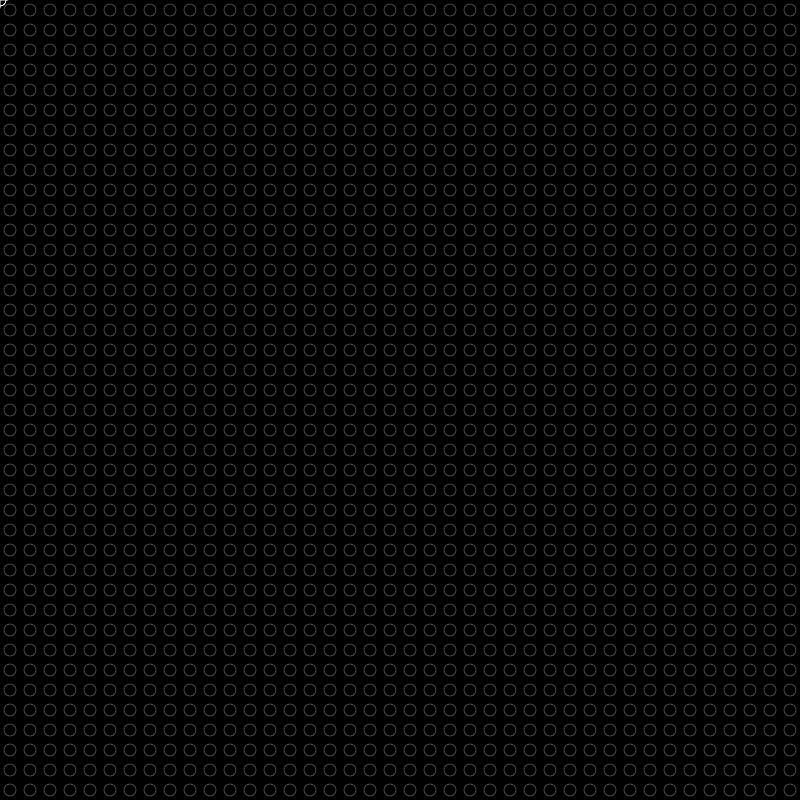
Frame 1 (no input)
Frame 60 (no input): identical to frame 1, image omitted
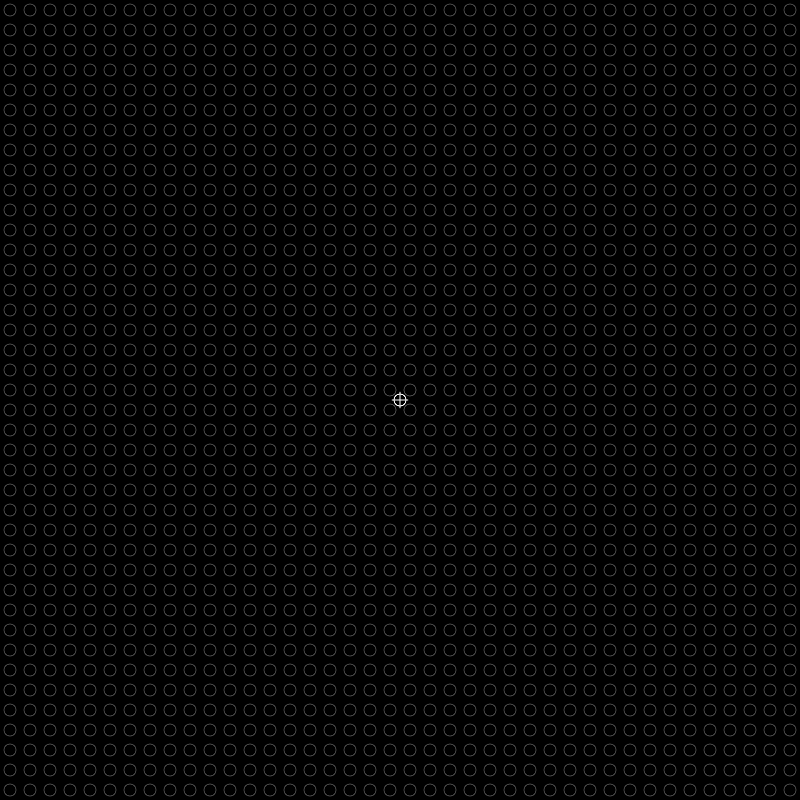
Frame 120 (the mouse pressed at the canvas centre since frame 60)

The p5.js sketch that drew these frames (run headless with seeded random() and noise() and a simulated clock; from frame 60 on, the mouse is pressed at the canvas centre):

// p5.js sketch
// ── sketch.js
let blocks = [];
let cols;
let rows;
let size = 20;
let distMouse = 40;
let offset=8;
let isRecording = false;

function setup() {
    pixelDensity(4);
    frameRate(60);
    createCanvas(800, 800);
    noCursor();
    rectMode(CENTER);
    angleMode(DEGREES);
    cols = width/size;
    rows = height/size;

    for (let i = 0; i < cols; i++) {
        blocks[i]=[];
        for (let j = 0; j < rows; j++) {
            blocks[i][j]=new Block(size/2+i*size, size/2+j*size);
        }
    }
}

function draw() {
    background(0);
    for (let i = 0; i < cols; i++) {
        for (let j = 0; j < rows; j++) {
            blocks[i][j].move();
            blocks[i][j].display();
        }
    }

    drawCanvasCursor();
}

function drawCanvasCursor() {
    if (mouseX < 0 || mouseX > width || mouseY < 0 || mouseY > height) {
        return;
    }

    push();
    fill(0);
    stroke(255);
    strokeWeight(1);
    circle(mouseX, mouseY, 12);
    line(mouseX - 8, mouseY, mouseX + 8, mouseY);
    line(mouseX, mouseY - 8, mouseX, mouseY + 8);
    pop();
}


function keyPressed() {
    if ((key === "v" || key === "V") && !isRecording) {
        recordVideo(3);
    }
}


function recordVideo(seconds) {
    const canvas = document.querySelector("canvas");
    const stream = canvas.captureStream(60);
    const mimeTypes = [
        "video/mp4;codecs=avc1",
        "video/mp4",
        "video/webm;codecs=vp9",
        "video/webm"
    ];
    const mimeType = mimeTypes.find(type => MediaRecorder.isTypeSupported(type));
    const options = { videoBitsPerSecond: 8_000_000 };
    if (mimeType) {
        options.mimeType = mimeType;
    }
    const recorder = new MediaRecorder(stream, options);
    const chunks = [];

    recorder.ondataavailable = event => {
        if (event.data.size > 0) {
            chunks.push(event.data);
        }
    };

    recorder.onstop = () => {
        const extension = recorder.mimeType.includes("mp4") ? "mp4" : "webm";
        const blob = new Blob(chunks, { type: recorder.mimeType });
        const link = document.createElement("a");

        link.href = URL.createObjectURL(blob);
        link.download = `260721.${extension}`;
        link.click();
        URL.revokeObjectURL(link.href);
        stream.getTracks().forEach(track => track.stop());
        isRecording = false;
    };

    isRecording = true;
    recorder.start();
    setTimeout(() => recorder.stop(), seconds * 1000);
}


// ── block.js
class Block {
    constructor(x, y) {
        this.x = x;
        this.y = y;
        this.angle = 0;
        this.c = 70;
    }

    display() {
        noFill();
        stroke(this.c);
        push();
        translate(this.x, this.y);
        rotate(this.angle);
        if (this.angle > 0 && this.angle < 30) {
            this.drawRect();
        }
        else if (this.angle > 30 && this.angle < 60) {
            this.drawX();
        }
        else {
            this.drawCircle();
        }
        pop();
    }


    drawX() {
        let margin = -size / 2;
        line(margin + offset / 2, margin + offset / 2, margin + size - offset / 2, margin + size - offset / 2);
        line(size + margin - offset / 2, margin + offset / 2, margin + offset / 2, size + margin - offset / 2);

    }

    drawCircle() {
        circle(0, 0, size - offset);
    }

    drawRect() {
        rect(0, 0, size - offset, size - offset);
    }

    move() {
        let distance;

        if (pmouseX - mouseX != 0 || pmouseY - mouseY != 0) {
            distance = dist(mouseX, mouseY, this.x, this.y);
            if (distance < distMouse) {
                this.angle += 1;
                this.c = 255;
            }
        }

        if (this.angle > 0 && this.angle < 90) {
            this.angle += 1;
            if (this.c > 70) {
                this.c -= 3;
            }
        }
        else {
            this.angle = 0;
            this.c = 70;
        }


    }
}
